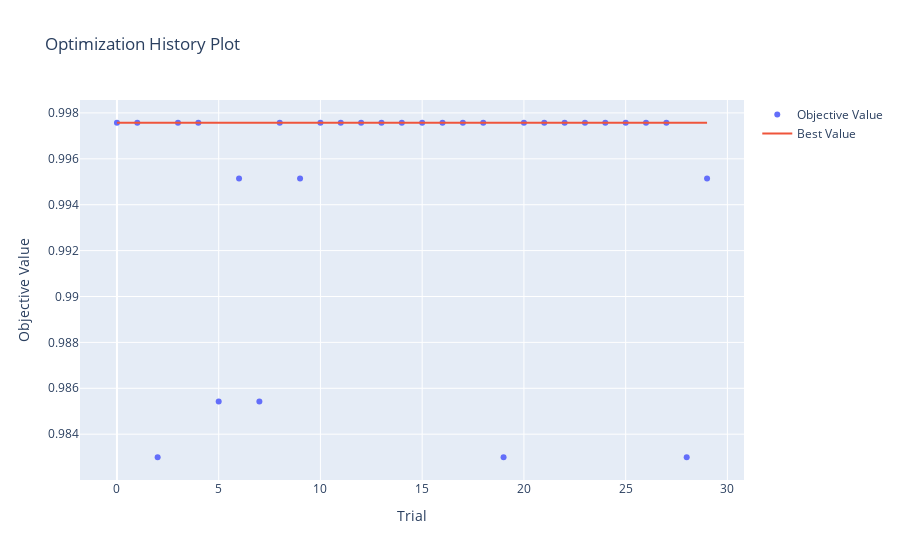
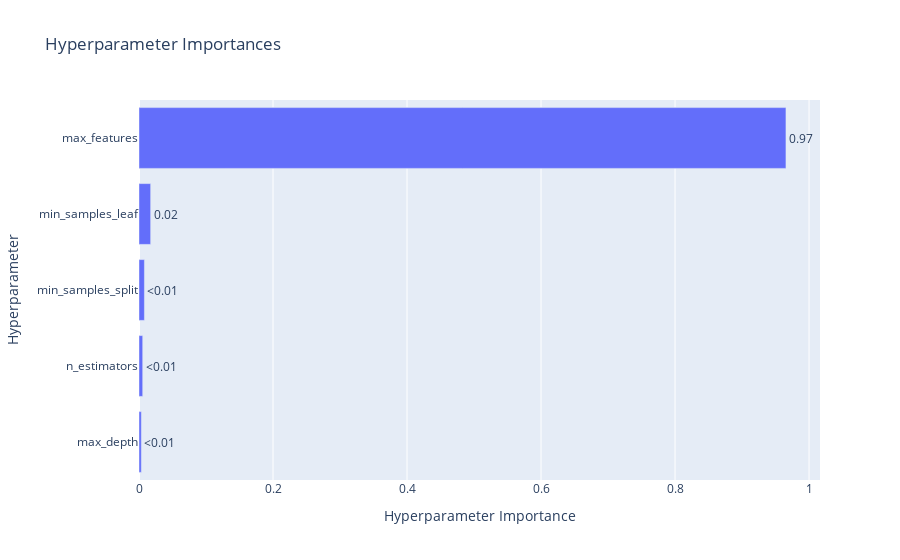

The code cell stored with these charts, in order, in its notebook:
### Code cell
import optuna

# Importar visualización de Optuna
optuna.visualization.plot_optimization_history(study).show()
optuna.visualization.plot_param_importances(study).show()

### Figure 1 — Plotly figure (JSON) as saved in the notebook; plotly's stock layout.template omitted (floating-point values rounded to 4 significant figures)
{"data": [{"mode": "markers", "name": "Objective Value", "type": "scatter", "x": [0, 1, 2, 3, 4, 5, 6, 7, 8, 9, 10, 11, 12, 13, 14, 15, 16, 17, 18, 19, 20, 21, 22, 23, 24, 25, 26, 27, 28, 29], "y": [0.9976, 0.9976, 0.983, 0.9976, 0.9976, 0.9854, 0.9951, 0.9854, 0.9976, 0.9951, 0.9976, 0.9976, 0.9976, 0.9976, 0.9976, 0.9976, 0.9976, 0.9976, 0.9976, 0.983, 0.9976, 0.9976, 0.9976, 0.9976, 0.9976, 0.9976, 0.9976, 0.9976, 0.983, 0.9951]}, {"mode": "lines", "name": "Best Value", "type": "scatter", "x": [0, 1, 2, 3, 4, 5, 6, 7, 8, 9, 10, 11, 12, 13, 14, 15, 16, 17, 18, 19, 20, 21, 22, 23, 24, 25, 26, 27, 28, 29], "y": [0.9976, 0.9976, 0.9976, 0.9976, 0.9976, 0.9976, 0.9976, 0.9976, 0.9976, 0.9976, 0.9976, 0.9976, 0.9976, 0.9976, 0.9976, 0.9976, 0.9976, 0.9976, 0.9976, 0.9976, 0.9976, 0.9976, 0.9976, 0.9976, 0.9976, 0.9976, 0.9976, 0.9976, 0.9976, 0.9976]}, {"marker": {"color": "#cccccc"}, "mode": "markers", "name": "Infeasible Trial", "showlegend": false, "type": "scatter", "x": [], "y": []}], "layout": {"title": {"text": "Optimization History Plot"}, "xaxis": {"title": {"text": "Trial"}}, "yaxis": {"title": {"text": "Objective Value"}}}}

### Figure 2 — Plotly figure (JSON) as saved in the notebook; plotly's stock layout.template omitted (floating-point values rounded to 4 significant figures)
{"data": [{"cliponaxis": false, "hovertemplate": ["max_depth (IntDistribution): 0.00350003214080206<extra></extra>", "n_estimators (IntDistribution): 0.005529109270171521<extra></extra>", "min_samples_split (IntDistribution): 0.008060706104400824<extra></extra>", "min_samples_leaf (IntDistribution): 0.017381252411148133<extra></extra>", "max_features (CategoricalDistribution): 0.9655289000734774<extra></extra>"], "name": "Objective Value", "orientation": "h", "text": ["<0.01", "<0.01", "<0.01", "0.02", "0.97"], "textposition": "outside", "type": "bar", "x": [0.0035, 0.005529, 0.008061, 0.01738, 0.9655], "y": ["max_depth", "n_estimators", "min_samples_split", "min_samples_leaf", "max_features"]}], "layout": {"title": {"text": "Hyperparameter Importances"}, "xaxis": {"title": {"text": "Hyperparameter Importance"}}, "yaxis": {"title": {"text": "Hyperparameter"}}}}
